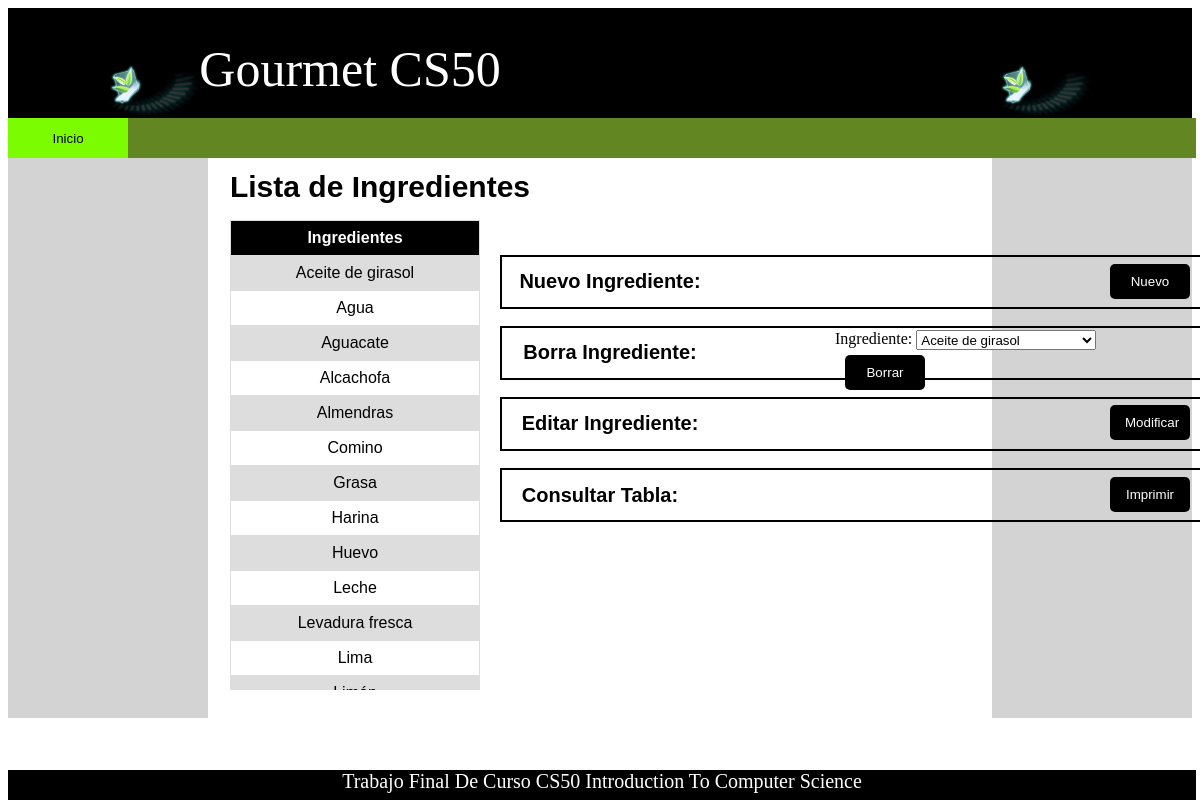
Screenshot of /ingredientes with the database file from the repository.
### tables this page shows
CREATE TABLE "Ingredientes" (
	"CodIngre"	INTEGER UNIQUE,
	"NombreIngre"	TEXT UNIQUE,
	"CodUni"	INTEGER,
	"Costo"	REAL,
	"Fecha"	INTEGER,
	"Comercio"	TEXT,
	"GrasasSat"	REAL,
	"GrasasNosat"	REAL,
	"HC"	REAL,
	"Azucares"	REAL,
	"Proteinas"	REAL,
	"Sal"	REAL,
	"Calcio"	REAL,
	"Colesterol"	REAL,
	"Omega3"	REAL,
	"kCal"	REAL,
	PRIMARY KEY("CodIngre")
);

### GourmetCS50/app.py (the view)
@app.route('/ingredientes')
def ingredientes():
    conn = sqlite3.connect('GourmetCS50.db')
    cursor = conn.cursor()
    cursor.execute('SELECT * FROM Ingredientes ORDER BY NombreIngre')
    ingredientes = cursor.fetchall()
    conn.close()
    return render_template('Ingredientes.html', ingredientes=ingredientes)

### templates/Ingredientes.html (shortened to what this page needs)
<!DOCTYPE html>
<html lang="es" class="htmlstd html5">
<head>
    <link rel="stylesheet" type="text/css" href="{{ url_for('static', filename='Indexcss.css') }}">
</head>
<body>
    <div class="ImagenTitulo1-cont">
        <img src="{{ url_for('static', filename='HYBRID_LOGO.PNG') }}">
    </div>
    <div class="ImagenTitulo2-cont">
        <img src="{{ url_for('static', filename='HYBRID_LOGO.PNG') }}">
    </div>
    <div class="rectangulo"></div>
    <header id="cabeceraIndex">
        <p id="titulo">Gourmet CS50</p>
    </header>
    <div class="menu">
        <button class="buttonmenu" onclick="location.href='index'">Inicio</button>
    </div>
    <nav></nav>
    <aside></aside>
    <p id="titulo-listasIngredientes">Lista de Ingredientes</p>
    <p id="titulo-NuevoIngre">Nuevo Ingrediente:</p>
    <p id="titulo-BorrarIngre">Borra Ingrediente:</p>
    <p id="titulo-EditarIngre">Editar Ingrediente:</p>
    <p id="titulo-ImprimirIngre">Consultar Tabla:</p>
    <div class="rectangulosIngre">
        <div class="rectangulo1"></div>
        <div class="rectangulo2"></div>
        <div class="rectangulo3"></div>
        <div class="rectangulo4"></div>
    </div>
    <div class="buttonIngreNuevo">
        <button class="buttonabmunidades" onclick="location.href='ingrealta'">Nuevo</button>
    </div>
    <div class="buttonIngreModificar">
        <button class="buttonabmunidades" onclick="location.href='ingremodifi'">Modificar</button>
    </div>
    <div class="buttonIngreImprimir">
        <button class="buttonabmunidades" onclick="location.href='reporte_ingre'">Imprimir</button>
    </div>
    <section>
        <article>
            <div id="tabla-container">
                <table>
                    <tr>
                        <th>Ingredientes</th>
                    </tr>
                    {% for ingrediente in ingredientes %}
                        <tr>
                            <td>{{ ingrediente[1] }}</td>
                        </tr>
                    {% endfor %}
                </table>
            </div>
            <form method="post" action="{{ url_for('eliminar_ingre') }}" class="formEliminarIngre" onsubmit="return confirmarBorrado()">
                <div class="IngreBorrar">
                    <label for="IngreBorrar">Ingrediente:</label>
                    <select id="ingre_id" name="ingre_nombre" required>
                        {% for ingrediente in ingredientes %}
                            <option value="{{ ingrediente[1] }}">{{ ingrediente[1] }}</option>
                        {% endfor %}
                    </select>
                    <button type="submit" class="buttonabmunidades">Borrar</button>
                </div>
            </form>
        </article>
    </section>
    <footer id="text-footer">
        Trabajo Final De Curso CS50 Introduction To Computer Science
    </footer>
</body>
</html>

### static/Indexcss.css (style rules this page uses)
#cabeceraIndex { background-color:black; height:110px; }
#titulo { margin-top: 40px; position: absolute; top: 0px; left: 100px; width: 500px; height: 50px; text-align: center; color: white; font-size: 50px; }
.rectangulo { margin-top: 118px; position: absolute; top: 0px; width:99%; height: 40px; background-color:rgb(97, 134, 34); }
#titulo-listasIngredientes { margin-top: 170px; position: absolute; top: 0px; left: 130px; width: 500px; height: 50px; text-align: center; color: black; font-family: Arial, Arial, Helvetica, sans-serif; font-size: 30px; font-weight: bold; }
.ImagenTitulo1-cont { margin-top: 0px; margin-left: 0px; position:absolute; top: 0px; left: 0px; transform: scale(0.3); }
.ImagenTitulo2-cont { margin-top: 0px; position:absolute; top:0px; right:0px; transform: scale(0.3); }
footer { background-color:black; height:30px; clear: both; text-align: center; position: fixed; bottom: 0; width: 99% }
#text-footer { font-size: 20px; color: white; }
nav { background-color:lightgrey; float: left; height:600px; width: 200px; }
aside { background-color:lightgrey; float: right; height:600px; width: 200px; }
section { height:0px; margin: 210px; }
.menu { position:absolute; top: 118px; left: 8px; display:flex; justify-content:left; width: 120px; }
.buttonmenu { padding: 10px 30px; height: 40px; width: 120px; background-color:lawngreen; color: black; border: none; border-radius: 0px; cursor: pointer; }
.buttonabmunidades { background-color: black; color: white; border: none; padding: 10px 15px; margin: 5px; border-radius: 5px; cursor: pointer; outline: none; }
.buttonabmunidades { margin-left: 10px; width: 80px; }
#titulo-NuevoIngre { margin-top: 170px; position: absolute; top: 100px; left: 360px; width: 500px; height: 50px; text-align: center; color: black; font-family: Arial, Arial, Helvetica, sans-serif; font-size: 20px; font-weight: bold; }
#titulo-BorrarIngre { margin-top: 170px; position: absolute; top: 171px; left: 360px; width: 500px; height: 50px; text-align: center; color: black; font-family: Arial, Arial, Helvetica, sans-serif; font-size: 20px; font-weight: bold; }
#titulo-EditarIngre { margin-top: 170px; position: absolute; top: 242px; left: 360px; width: 500px; height: 50px; text-align: center; color: black; font-family: Arial, Arial, Helvetica, sans-serif; font-size: 20px; font-weight: bold; }
#titulo-ImprimirIngre { margin-top: 170px; position: absolute; top: 314px; left: 350px; width: 500px; height: 50px; text-align: center; color: black; font-family: Arial, Arial, Helvetica, sans-serif; font-size: 20px; font-weight: bold; }
.formEliminarIngre div { margin-right: 10px; position: absolute; top: 330px; left: 835px; height: 20px; }
.formEliminarIngre select { vertical-align: middle; height: 100%; padding: 0px; height: 20px; width: 180px; }
.buttonIngreNuevo { position: absolute; top: 259px; left:1100px; }
.buttonIngreModificar { position: absolute; top: 400px; left:1100px; }
.buttonIngreImprimir { position: absolute; top: 472px; left:1100px; }
.rectangulo1 { width: 700px; height: 50px; border: 2px solid black; background-color: transparent; position: absolute; top:255px; left:500px; }
.rectangulo2 { width: 700px; height: 50px; border: 2px solid black; background-color: transparent; position: absolute; top: 326px;px; left:500px; }
.rectangulo3 { width: 700px; height: 50px; border: 2px solid black; background-color: transparent; position: absolute; top:397px; left:500px; }
.rectangulo4 { width: 700px; height: 50px; border: 2px solid black; background-color: transparent; position: absolute; top:468px; left:500px; }

### templates/Ingredientes.html (style rules this page uses)
#tabla-container { max-height: 470px; overflow-y: auto; overflow-x: hidden; position: absolute; top:220px; left:230px; display:inline-flex; }
table { font-family: arial, sans-serif; border-collapse: collapse; width: 250px; }
th, td { border: 1px solid #dddddd; text-align: center; padding: 8px; }
th { border: 1px solid #dddddd; text-align: center; padding: 8px; background-color: black; color: white; position: sticky; top: 0; }
tr:nth-child(even) { background-color: #dddddd; }

### rows the page displays
Ingredientes: NombreIngre "Aceite de girasol"
Ingredientes: NombreIngre "Agua"
Ingredientes: NombreIngre "Aguacate"
Ingredientes: NombreIngre "Alcachofa"
Ingredientes: NombreIngre "Almendras"
Ingredientes: NombreIngre "Comino"
Ingredientes: NombreIngre "Grasa"
Ingredientes: NombreIngre "Harina"
Ingredientes: NombreIngre "Huevo"
Ingredientes: NombreIngre "Leche"
Ingredientes: NombreIngre "Levadura fresca"
Ingredientes: NombreIngre "Lima"

### other values shown
form field ingre_nombre "Aceite de girasol"
